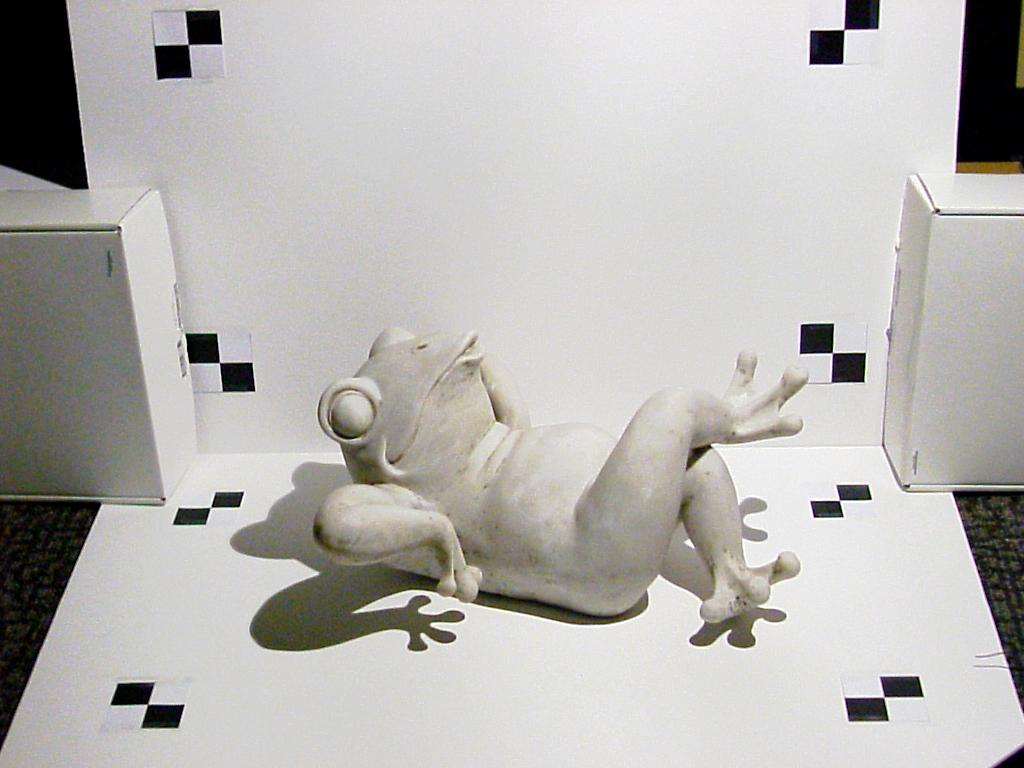
#> input picture data/frog/000001.jpg, 1024 x 768 px; its folder holds only this picture in this run
$ jupyter execute --allow-errors P4.ipynb
#> lines starting #> are read from the running program, lines starting #| are printed output that depends on the picture
[cell 1]
import numpy as np
import cv2
import matplotlib.pyplot as plt
import os

[cell 2]
img_path = './data/frog'

files = os.listdir(img_path)
files.sort()
files = [f for f in files if 'jpg' in f]

img_list = []
for fl in files :
    im = cv2.imread(img_path + '/' + fl)[::2,::2]
    im = cv2.cvtColor(im, cv2.COLOR_BGR2RGB)  / 255
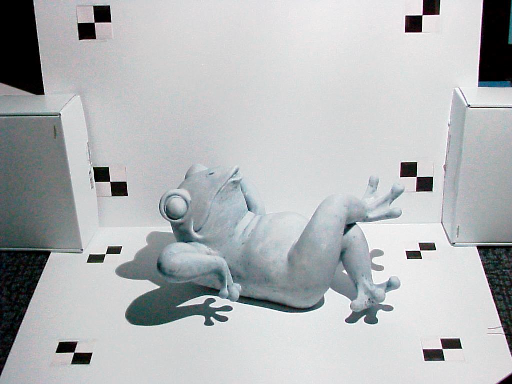
#> im: shape (384, 512, 3) float64; mean B, G, R 0.721, 0.714, 0.703
    img_list.append(im)
img_list = np.array(img_list)

[cell 3]
@np.vectorize
def srgb2lin(s):
    if s <= 0.0404482362771082:
        lin = s / 12.92
    else:
        lin = pow(((s + 0.055) / 1.055), 2.4)
    return lin


imgs_lin = srgb2lin(img_list)
# images_lin = images.copy()

[cell 4]
img_max = np.max(imgs_lin,0)  # dir + glob
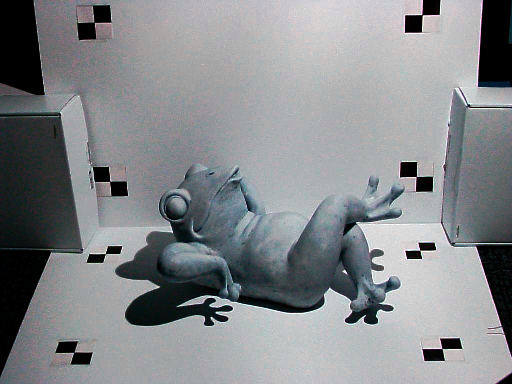
#> img_max: shape (384, 512, 3) float64; mean of channels 0, 1, 2 0.547, 0.537, 0.525; drawn as B, G, R
img_min = np.min(imgs_lin,0)  # glob
img_glob = img_min
img_dir = img_max - img_min
#> img_dir: shape (384, 512, 3) float64; every value is 0

plt.figure()
plt.imshow(img_glob)
plt.title('Global illumination')
plt.axis('off')
plt.show()

plt.figure()
plt.imshow(img_dir)
plt.title('Direct illumination')
plt.axis('off')
plt.show()

[cell 5]
import re

def sort_key(filename):
    # Use regular expression to find the number in the filename
    match = re.search(r'frame_(\d+).png', filename)
    # If the pattern is found, return the number as an integer
    if match:
        return int(match.group(1))
    # If no number is found, return a default value
    return 0

# Define the path to the directory containing the images
img_path = './data/my/jar'
# img_path = './data/my/fork'

# List all files in the directory
#> (the rest of this cell did not finish here and is left out)

[cell 6]
imgs_lin = srgb2lin(img_list[:, :, 200:900])

img_max = np.max(imgs_lin,0)  # dir + glob
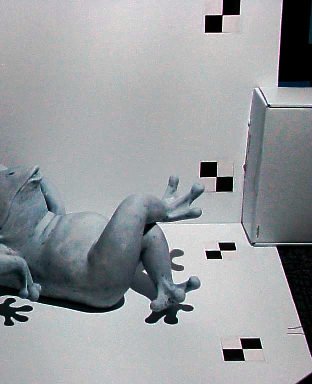
#> img_max: shape (384, 312, 3) float64; mean of channels 0, 1, 2 0.619, 0.608, 0.594; drawn as B, G, R
img_min = np.min(imgs_lin,0)  # glob
img_glob = img_min
img_dir = img_max - img_min
#> img_dir: shape (384, 312, 3) float64; every value is 0

plt.figure()
plt.imshow(img_glob)
plt.title('Global illumination')
# plt.axis('off')
plt.show()

plt.figure()
plt.imshow(img_dir)
plt.title('Direct illumination')
# plt.axis('off')
plt.show()

[cell 7]
imgs_lin = srgb2lin(img_list[:, :, 300:800])

img_max = np.max(imgs_lin,0)  # dir + glob
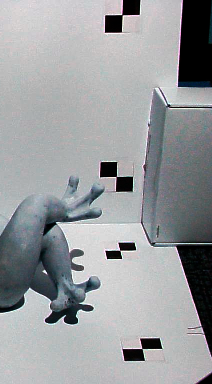
#> img_max: shape (384, 212, 3) float64; mean of channels 0, 1, 2 0.622, 0.612, 0.602; drawn as B, G, R
img_min = np.min(imgs_lin,0)  # glob
img_glob = img_min
img_dir = img_max - img_min
#> img_dir: shape (384, 212, 3) float64; every value is 0

plt.figure()
plt.imshow(img_glob)
plt.title('Global illumination')
plt.axis('off')
plt.show()

plt.figure()
plt.imshow(img_dir)
plt.title('Direct illumination')
plt.axis('off')
plt.show()
